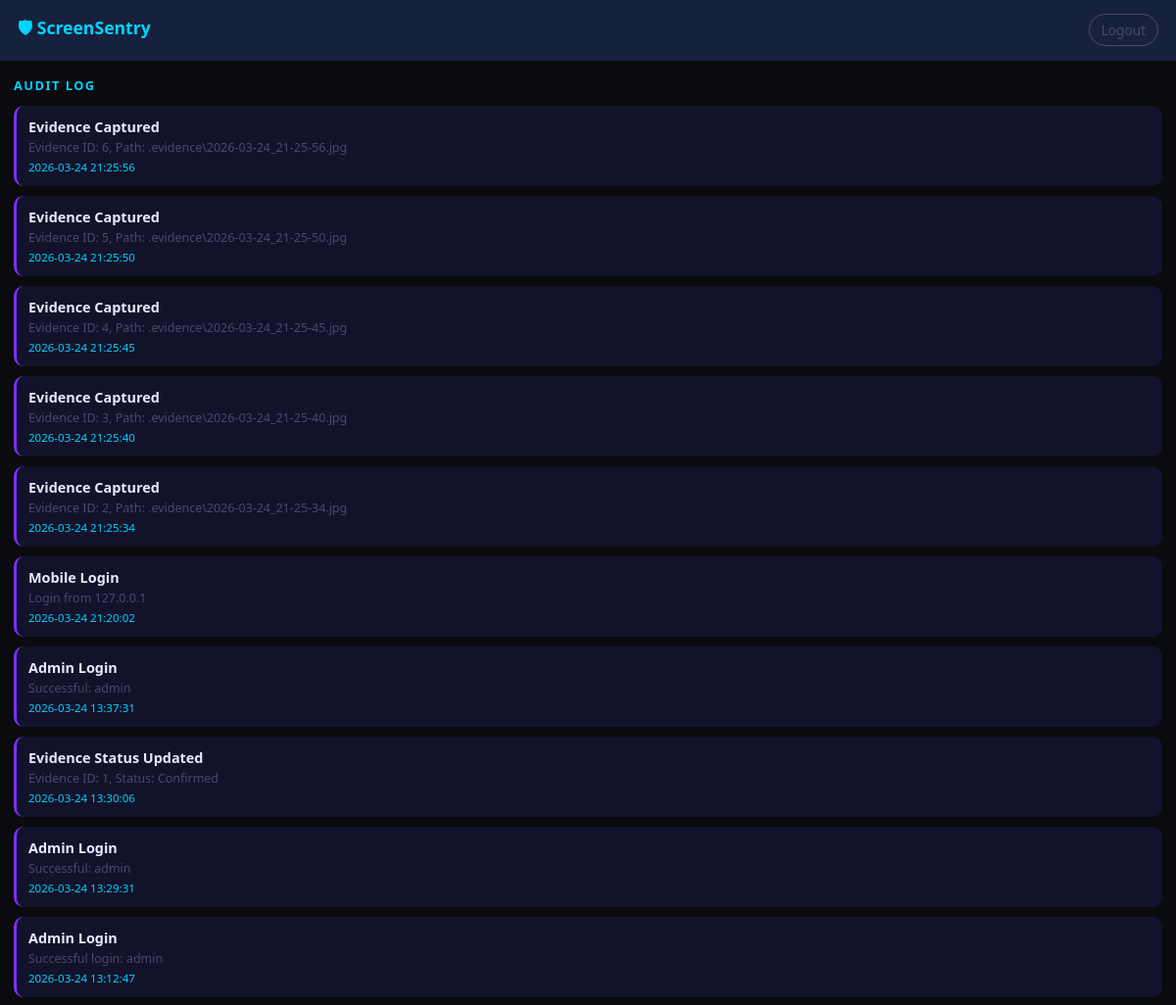
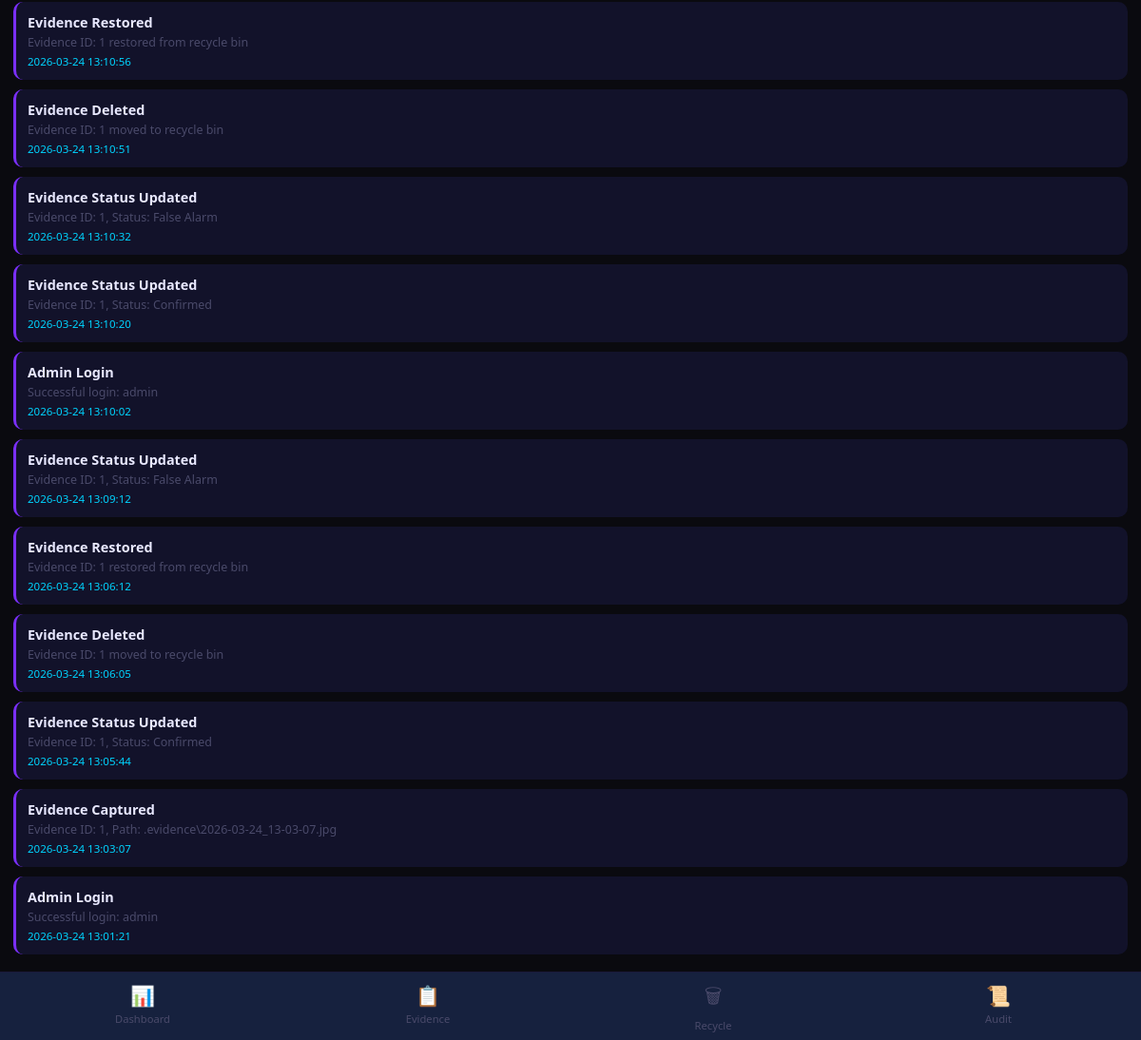
/audit (signed in), run on the app's committed database (2 pictures, top to bottom).
### tables this page shows
CREATE TABLE audit_log (
            id INTEGER PRIMARY KEY AUTOINCREMENT,
            timestamp TEXT NOT NULL,
            action TEXT NOT NULL,
            details TEXT,
            created_at TEXT DEFAULT CURRENT_TIMESTAMP
        );

### server.py (the view)
@app.route("/audit")
def audit():
    if not is_logged_in():
        return redirect(url_for("login"))
    logs = database.get_audit_logs(50)
    return render_template("audit.html", logs=logs)

### database.py (called while the page is built)
def get_connection():
    conn = sqlite3.connect(DB_PATH)
    conn.row_factory = sqlite3.Row
    return conn

def get_audit_logs(limit=100):
    conn = get_connection()
    cursor = conn.cursor()
    cursor.execute("SELECT * FROM audit_log ORDER BY timestamp DESC LIMIT ?", (limit,))
    rows = cursor.fetchall()
    conn.close()
    return [dict(row) for row in rows]

### server.py (called while the page is built)
def is_logged_in():
    return session.get('admin_logged_in') == True

### templates/audit.html (shortened to what this page needs)
{% extends "base.html" %}
{% block content %}
{% set active = "audit" %}
<div class="page">
  <p class="section-title">Audit Log</p>
  {% if logs %}
    {% for log in logs %}
    <div class="log-item">
      <div class="log-action">{{ log.action }}</div>
      {% if log.details %}
      <div class="log-detail">{{ log.details }}</div>
      {% endif %}
      <div class="log-time">{{ log.timestamp }}</div>
    </div>
    {% endfor %}
  {% else %}
    <div class="empty">
      <div class="icon">📜</div>
      <p>No audit logs yet</p>
    </div>
  {% endif %}
</div>
{% endblock %}

### templates/base.html (style rules this page uses)
* { margin:0; padding:0; box-sizing:border-box; -webkit-tap-highlight-color:transparent; }
:root { --bg: #0a0a0f; --bg2: #0f0f1a; --bg3: #1a1a2e; --bg4: #16213e; --card: #12122a; --accent: #00d4ff; --accent2: #7b2fff; --green: #00ff88; --red: #ff3366; --orange: #ff9500; --white: #e8e8ff; --gray: #4a4a6a; }
body { background:var(--bg); color:var(--white); font-family:'Segoe UI',Arial,sans-serif; min-height:100vh; }
.page { padding:16px 14px 80px; }
.log-item { background:var(--card); border-radius:10px; padding:12px; margin-bottom:10px; border-left:3px solid var(--accent2); }
.log-action { font-size:0.9rem; font-weight:600; color:var(--white); }
.log-detail { font-size:0.78rem; color:var(--gray); margin-top:3px; }
.log-time { font-size:0.72rem; color:var(--accent); margin-top:4px; }
.section-title { font-size:0.8rem; color:var(--accent); text-transform:uppercase; letter-spacing:1.5px; margin-bottom:12px; font-weight:700; }

### data on the page
audit_log: action "Evidence Captured", details "Evidence ID: 6, Path: .evidence\\2026-03-24_21-25-56.jpg", timestamp "2026-03-24 21:25:56"
audit_log: action "Evidence Captured", details "Evidence ID: 5, Path: .evidence\\2026-03-24_21-25-50.jpg", timestamp "2026-03-24 21:25:50"
audit_log: action "Evidence Captured", details "Evidence ID: 4, Path: .evidence\\2026-03-24_21-25-45.jpg", timestamp "2026-03-24 21:25:45"
audit_log: action "Evidence Captured", details "Evidence ID: 3, Path: .evidence\\2026-03-24_21-25-40.jpg", timestamp "2026-03-24 21:25:40"
audit_log: action "Evidence Captured", details "Evidence ID: 2, Path: .evidence\\2026-03-24_21-25-34.jpg", timestamp "2026-03-24 21:25:34"
audit_log: action "Mobile Login", details "Login from 127.0.0.1", timestamp "2026-03-24 21:20:02"
audit_log: action "Admin Login", details "Successful: admin", timestamp "2026-03-24 13:37:31"
audit_log: action "Evidence Status Updated", details "Evidence ID: 1, Status: Confirmed", timestamp "2026-03-24 13:30:06"
audit_log: action "Admin Login", details "Successful: admin", timestamp "2026-03-24 13:29:31"
audit_log: action "Admin Login", details "Successful login: admin", timestamp "2026-03-24 13:12:47"
audit_log: action "Evidence Restored", details "Evidence ID: 1 restored from recycle bin", timestamp "2026-03-24 13:10:56"
audit_log: action "Evidence Deleted", details "Evidence ID: 1 moved to recycle bin", timestamp "2026-03-24 13:10:51"
audit_log: action "Evidence Status Updated", details "Evidence ID: 1, Status: False Alarm", timestamp "2026-03-24 13:10:32"
audit_log: action "Evidence Status Updated", details "Evidence ID: 1, Status: Confirmed", timestamp "2026-03-24 13:10:20"
audit_log: action "Admin Login", details "Successful login: admin", timestamp "2026-03-24 13:10:02"
audit_log: action "Evidence Status Updated", details "Evidence ID: 1, Status: False Alarm", timestamp "2026-03-24 13:09:12"
audit_log: action "Evidence Restored", details "Evidence ID: 1 restored from recycle bin", timestamp "2026-03-24 13:06:12"
audit_log: action "Evidence Deleted", details "Evidence ID: 1 moved to recycle bin", timestamp "2026-03-24 13:06:05"
audit_log: action "Evidence Status Updated", details "Evidence ID: 1, Status: Confirmed", timestamp "2026-03-24 13:05:44"
audit_log: action "Evidence Captured", details "Evidence ID: 1, Path: .evidence\\2026-03-24_13-03-07.jpg", timestamp "2026-03-24 13:03:07"
audit_log: action "Admin Login", details "Successful login: admin", timestamp "2026-03-24 13:01:21"
